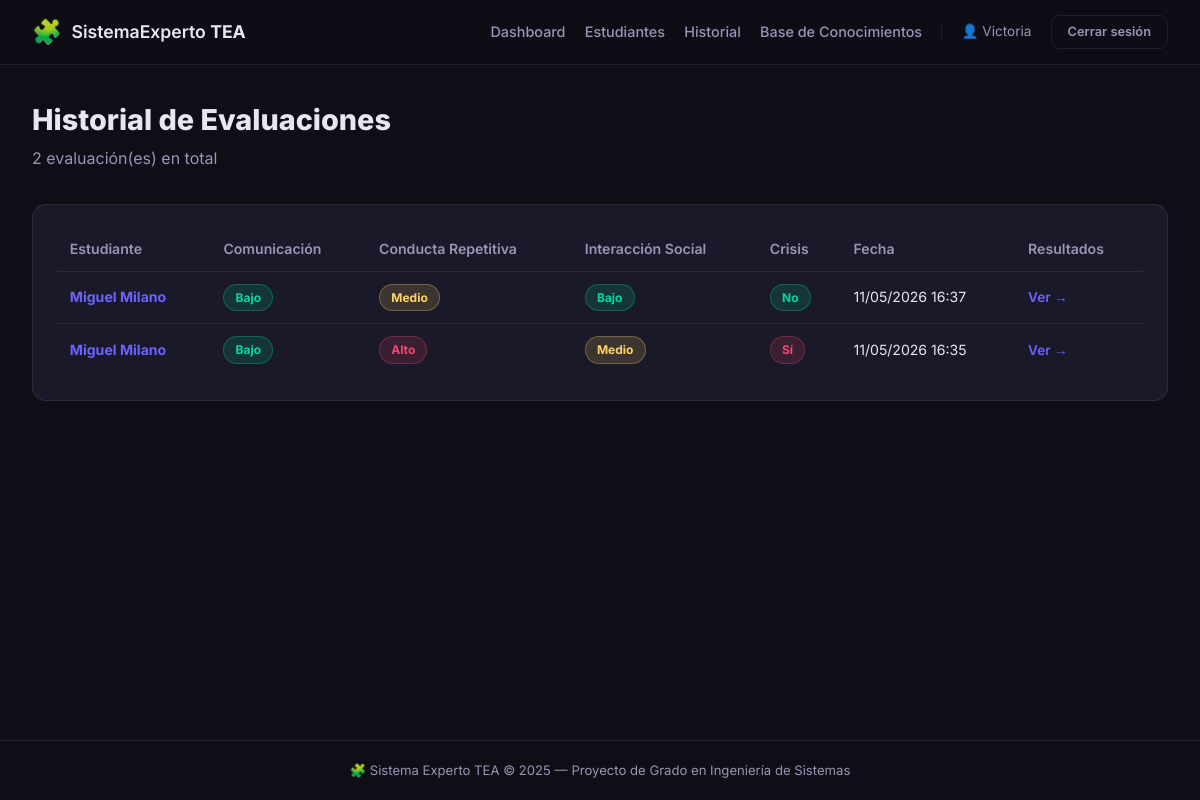
/evaluaciones/historial/ (signed in), run on the app's committed database.
### experto/models.py (models this page shows, shortened)
class Evaluacion(models.Model):
    estudiante = models.ForeignKey(
        Estudiante,
        on_delete=models.CASCADE,
        related_name='evaluaciones',
        verbose_name='Estudiante evaluado',
    )
    instructor = models.ForeignKey(
        Instructor,
        on_delete=models.CASCADE,
        related_name='evaluaciones_realizadas',
        verbose_name='Instructor que evalúa',
    )
    dificultad_comunicacion = models.CharField(
        max_length=10,
        choices=NIVEL_CHOICES,
        verbose_name='Dificultad de comunicación',
    )
    usa_lenguaje_verbal = models.BooleanField(
        default=True,
        verbose_name='¿Usa lenguaje verbal?',
    )
    conductas_repetitivas = models.CharField(
        max_length=10,
        choices=NIVEL_CHOICES,
        verbose_name='Conductas repetitivas',
    )
    reacciones_sensoriales = models.CharField(
        max_length=10,
        choices=NIVEL_CHOICES,
        verbose_name='Reacciones sensoriales intensas',
    )
    crisis_frecuentes = models.BooleanField(
        default=False,
        verbose_name='¿Presenta crisis frecuentes?',
    )
    interaccion_social = models.CharField(
        max_length=10,
        choices=NIVEL_CHOICES,
        verbose_name='Nivel de interacción social',
    )
    interes_pares = models.BooleanField(
        default=False,
        verbose_name='¿Muestra interés por sus pares?',
    )
    fecha_evaluacion = models.DateTimeField(auto_now_add=True, verbose_name='Fecha de evaluación')
    notas_adicionales = models.TextField(blank=True, verbose_name='Notas adicionales')
    class Meta:
        verbose_name = 'Evaluación'
        verbose_name_plural = 'Evaluaciones'
        ordering = ['-fecha_evaluacion']

class Estudiante(models.Model):
    instructor = models.ForeignKey(
        Instructor,
        on_delete=models.CASCADE,
        related_name='estudiantes',
        verbose_name='Instructor responsable',
    )
    nombre = models.CharField(max_length=100, verbose_name='Nombre')
    apellido = models.CharField(max_length=100, verbose_name='Apellido')
    fecha_nacimiento = models.DateField(verbose_name='Fecha de nacimiento')
    nivel_tea = models.CharField(
        max_length=20,
        choices=[('1', 'Nivel 1 - Necesita apoyo'), ('2', 'Nivel 2 - Necesita apoyo sustancial'), ('3', 'Nivel 3 - Necesita apoyo muy sustancial')],
        verbose_name='Nivel TEA',
    )
    observaciones = models.TextField(blank=True, verbose_name='Observaciones generales')
    fecha_registro = models.DateTimeField(auto_now_add=True, verbose_name='Fecha de registro')
    class Meta:
        verbose_name = 'Estudiante'
        verbose_name_plural = 'Estudiantes'
        ordering = ['apellido', 'nombre']
    @property
    def nombre_completo(self):
        return f'{self.nombre} {self.apellido}'

### experto/views.py (the view)
# urls.py: path('evaluaciones/historial/', views.historial_evaluaciones, name='historial_evaluaciones'),
@login_required(login_url='login')
def historial_evaluaciones(request):
    instructor  = get_instructor(request)
    evaluaciones = Evaluacion.objects.filter(instructor=instructor).select_related(
        'estudiante'
    ).order_by('-fecha_evaluacion')
    return render(request, 'experto/historial.html', {
        'evaluaciones': evaluaciones,
        'instructor':   instructor,
    })

### experto/views.py (called while the page is built)
def get_instructor(request):
    return get_object_or_404(Instructor, usuario=request.user)

### experto/templates/experto/historial.html (shortened to what this page needs)
{% extends 'experto/base.html' %}
{% block content %}
<div class="page-header">
  <div>
    <h1 class="page-title">Historial de Evaluaciones</h1>
    <p class="page-subtitle">{{ evaluaciones.count }} evaluación(es) en total</p>
  </div>
</div>
{% if evaluaciones %}
  <div class="section-card">
    <table class="data-table">
      <thead>
        <tr>
          <th>Estudiante</th>
          <th>Comunicación</th>
          <th>Conducta Repetitiva</th>
          <th>Interacción Social</th>
          <th>Crisis</th>
          <th>Fecha</th>
          <th>Resultados</th>
        </tr>
      </thead>
      <tbody>
        {% for ev in evaluaciones %}
        <tr>
          <td><a href="{% url 'detalle_estudiante' ev.estudiante.pk %}"><strong>{{ ev.estudiante.nombre_completo }}</strong></a></td>
          <td><span class="badge badge-{{ ev.dificultad_comunicacion }}">{{ ev.get_dificultad_comunicacion_display }}</span></td>
          <td><span class="badge badge-{{ ev.conductas_repetitivas }}">{{ ev.get_conductas_repetitivas_display }}</span></td>
          <td><span class="badge badge-{{ ev.interaccion_social }}">{{ ev.get_interaccion_social_display }}</span></td>
          <td>{% if ev.crisis_frecuentes %}<span class="badge badge-alto">Sí</span>{% else %}<span class="badge badge-bajo">No</span>{% endif %}</td>
          <td>{{ ev.fecha_evaluacion|date:"d/m/Y H:i" }}</td>
          <td><a href="{% url 'resultados' ev.pk %}" class="btn-table">Ver →</a></td>
        </tr>
        {% endfor %}
      </tbody>
    </table>
  </div>
{% endif %}
{% endblock %}

### experto/templates/experto/base.html (shortened to what this page needs)
<!DOCTYPE html>
<html lang="es">
<head>
  {% load static %}
  <link rel="stylesheet" href="{% static 'experto/css/styles.css' %}" />
</head>
<body>
<nav class="navbar">
  <div class="navbar-inner">
    <a href="{% url 'inicio' %}" class="navbar-brand">
      <span class="brand-icon">🧩</span>
      <span>SistemaExperto <strong>TEA</strong></span>
    </a>
    <div class="navbar-links">
      {% if user.is_authenticated %}
        <a href="{% url 'dashboard' %}" class="nav-link">Dashboard</a>
        <a href="{% url 'lista_estudiantes' %}" class="nav-link">Estudiantes</a>
        <a href="{% url 'historial_evaluaciones' %}" class="nav-link">Historial</a>
        <a href="{% url 'base_conocimientos' %}" class="nav-link">Base de Conocimientos</a>
        <span class="nav-user">👤 {{ user.first_name }}</span>
        <a href="{% url 'logout' %}" class="btn btn-outline-sm">Cerrar sesión</a>
      {% else %}
        <a href="{% url 'login' %}" class="nav-link">Iniciar sesión</a>
        <a href="{% url 'registro_instructor' %}" class="btn btn-primary-sm">Registrarse</a>
      {% endif %}
    </div>
  </div>
</nav>
<main class="main-content">
  {% block content %}{% endblock %}
</main>
<footer class="footer">
  <div class="footer-inner">
    <span>🧩 Sistema Experto TEA &copy; 2025 — Proyecto de Grado en Ingeniería de Sistemas</span>
  </div>
</footer>
</body>
</html>

### experto/static/experto/css/styles.css (style rules this page uses)
:root { --primary: #6C63FF; --primary-dark: #5A52D5; --secondary: #48CAE4; --success: #06D6A0; --warning: #FFD166; --danger: #EF476F; --bg: #0F0E17; --bg-card: #1A1929; --bg-card2: #201E35; --text: #E8E6F0; --text-muted: #9895B5; --border: rgba(255,255,255,0.08); --radius: 14px; --radius-sm: 8px; --shadow: 0 8px 32px rgba(0,0,0,0.4); --font: 'Inter', system-ui, sans-serif; }
*, *::before, *::after { box-sizing: border-box; margin: 0; padding: 0; }
html { scroll-behavior: smooth; }
body { font-family: var(--font); background: var(--bg); color: var(--text); min-height: 100vh; display: flex; flex-direction: column; line-height: 1.6; }
a { color: var(--primary); text-decoration: none; }
.navbar { background: rgba(15,14,23,0.9); backdrop-filter: blur(12px); border-bottom: 1px solid var(--border); position: sticky; top: 0; z-index: 100; padding: 0 2rem; }
.navbar-inner { max-width: 1280px; margin: 0 auto; display: flex; align-items: center; justify-content: space-between; height: 64px; }
.navbar-brand { display: flex; align-items: center; gap: .6rem; font-size: 1.1rem; font-weight: 600; color: var(--text); }
.brand-icon { font-size: 1.5rem; }
.navbar-links { display: flex; align-items: center; gap: 1.2rem; flex-wrap: wrap; }
.nav-link { color: var(--text-muted); font-size: .9rem; font-weight: 500; transition: color .2s; }
.nav-user { color: var(--text-muted); font-size: .85rem; }
.btn { display: inline-flex; align-items: center; gap: .4rem; padding: .6rem 1.4rem; border-radius: var(--radius-sm); font-weight: 600; font-size: .9rem; cursor: pointer; border: none; transition: all .2s; white-space: nowrap; }
.btn-outline-sm { background: transparent; color: var(--text-muted); border: 1px solid var(--border); padding: .35rem 1rem; border-radius: var(--radius-sm); font-size: .8rem; font-weight: 600; }
.btn-table { color: var(--primary); font-weight: 600; font-size: .85rem; }
.main-content { flex: 1; max-width: 1280px; margin: 0 auto; padding: 2rem; width: 100%; }
.page-header { display: flex; align-items: flex-start; justify-content: space-between; margin-bottom: 2rem; flex-wrap: wrap; gap: 1rem; }
.page-title { font-size: 1.8rem; font-weight: 800; }
.page-subtitle { color: var(--text-muted); margin-top: .2rem; }
.section-card { background: var(--bg-card); border: 1px solid var(--border); border-radius: var(--radius); padding: 1.5rem; margin-bottom: 1.5rem; }
.data-table { width: 100%; border-collapse: collapse; font-size: .88rem; }
.data-table th { color: var(--text-muted); font-weight: 600; text-align: left; padding: .6rem .8rem; border-bottom: 1px solid var(--border); }
.data-table td { padding: .75rem .8rem; border-bottom: 1px solid var(--border); }
.data-table tr:last-child td { border-bottom: none; }
.badge { display: inline-flex; padding: .2rem .7rem; border-radius: 99px; font-size: .75rem; font-weight: 700; }
.badge-alto { background: rgba(239,71,111,.15); color: #EF476F; border: 1px solid rgba(239,71,111,.3); }
.badge-medio { background: rgba(255,209,102,.15); color: #FFD166; border: 1px solid rgba(255,209,102,.3); }
.badge-bajo { background: rgba(6,214,160,.15); color: #06D6A0; border: 1px solid rgba(6,214,160,.3); }
.footer { border-top: 1px solid var(--border); padding: 1.2rem 2rem; margin-top: 2rem; }
.footer-inner { max-width: 1280px; margin: 0 auto; text-align: center; color: var(--text-muted); font-size: .82rem; }

### data on the page
Evaluacion: estudiante.nombre_completo "Miguel Milano", dificultad_comunicacion "Bajo", conductas_repetitivas "Medio", interaccion_social "Bajo", crisis_frecuentes "No", fecha_evaluacion "11/05/2026 16:37"
Evaluacion: estudiante.nombre_completo "Miguel Milano", dificultad_comunicacion "Bajo", conductas_repetitivas "Alto", interaccion_social "Medio", crisis_frecuentes "Sí", fecha_evaluacion "11/05/2026 16:35"

### other printed values
{{ user.first_name }} "Victoria"
{{ evaluaciones.count }} "2"
